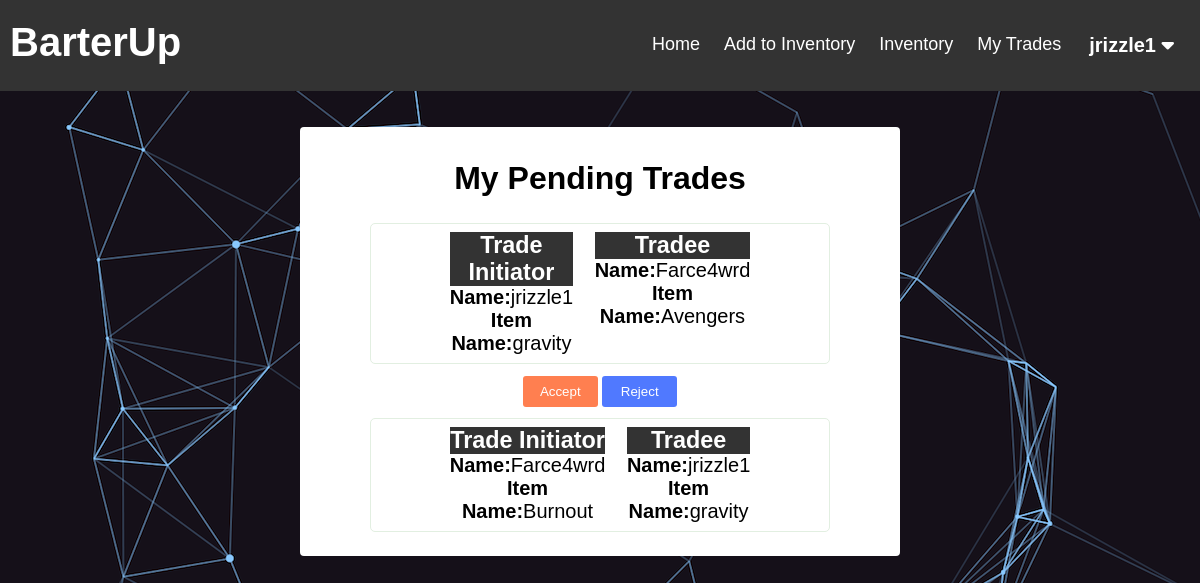
/BarterUp/myTrades.php (signed in), run on the app's committed database.
### tables this page shows
CREATE TABLE `user` (
  `user_id` bigint(20) UNSIGNED NOT NULL,
  `username` varchar(45) NOT NULL,
  `password` varchar(45) NOT NULL
);

CREATE TABLE `trades` (
  `trade_id` smallint(5) UNSIGNED NOT NULL,
  `item_id_initiator` smallint(5) UNSIGNED NOT NULL,
  `item_id_tradee` smallint(5) UNSIGNED DEFAULT NULL,
  `user_id_initiator` bigint(20) UNSIGNED NOT NULL,
  `user_id_tradee` bigint(20) UNSIGNED DEFAULT NULL
);

CREATE TABLE `item` (
  `item_id` smallint(5) UNSIGNED NOT NULL,
  `user_id` bigint(20) UNSIGNED NOT NULL,
  `category_id` bigint(20) UNSIGNED NOT NULL,
  `description` tinytext DEFAULT NULL,
  `item_condition` varchar(45) DEFAULT NULL,
  `item_name` varchar(45) NOT NULL
);

### BarterUp/functions.php (called while the page is built, shortened)
<?php
function check_login($con)
{
	if (isset($_SESSION['user_id'])) {
		$id = $_SESSION['user_id'];
		$query = "select * from user where user_id = '$id' limit 1";
		$result = mysqli_query($con, $query);
		if ($result && mysqli_num_rows($result) > 0) {
			$user_data = mysqli_fetch_assoc($result);
			return $user_data;
		}
	}
	die;
}

### BarterUp/myTrades.php (the view, shortened to what this page needs)
<?php
include("config.php");
include("functions.php");
$user_data = check_login($con);
?>
<!DOCTYPE html>
<html lang="en">
<head>
    <link rel="stylesheet" href="./myTrades.css?v=<?php echo time(); ?>">
</head>
<body>
    <?php include("./header.php"); ?>
    <div class="wrapper">
    <div class="page_name">
        <h1>My Pending Trades</h1>
    </div>
        <?php
        $query = "select * from trades";
        $result = mysqli_query($con, $query);
        if ($result && mysqli_num_rows($result) > 0) {
            while ($row = mysqli_fetch_assoc($result)) {
                if($row['user_id_initiator'] == $_SESSION['user_id'] || $row['user_id_tradee'] == $_SESSION['user_id']){
                    $query1 = "select user.user_id as initiatorId, user.username as initiator, item.item_name as initiator_item
                    FROM trades, user, item
                    where user.user_id =" . $row['user_id_initiator'] . "
                    and item.item_id = " . $row['item_id_initiator'] . "";
                    $result1 = mysqli_query($con, $query1);
                    if ($result1 && mysqli_num_rows($result1) > 0) {
                        $row1 = mysqli_fetch_assoc($result1);
                        echo '
                        <ul class="list-view">
                            <li class="trader">
                                <h3 class="title">Trade Initiator</h3>
                                <p class="initiator-name"><b>Name:</b>' . $row1['initiator'] . '</p>
                                <p class="initiator-item"><b>Item Name:</b>' . $row1['initiator_item'] . '</p>
                            </li>';
                    }
                    $query2 = "select user.user_id as tradeeId, user.username as tradee, item.item_name as tradee_item
                    FROM trades, user, item
                    where user.user_id =" . $row['user_id_tradee'] . "
                    and item.item_id = " . $row['item_id_tradee'] . "";
                    $result2 = mysqli_query($con, $query2);
                    if ($result2 && mysqli_num_rows($result2) > 0) {
                        $row2 = mysqli_fetch_assoc($result2);
                        echo '
                            <li class="tradee">
                                <h3 class="title">Tradee</h3>
                                <p class="tradee-name"><b>Name:</b>'.$row2['tradee'].'</p>
                                <p class="tradee-item"><b>Item Name:</b>'.$row2['tradee_item'].'</p>
                            </li>
                        </ul>';
                        if($row['user_id_initiator'] == $_SESSION['user_id'])    {
                        echo '
                        <form method="post" action="">
                            <input class="accept-button" type="submit" name="trade_accept_'.$row['trade_id'].'" class="btn btn-primary" value="Accept">
                            <input class="reject-button" type="submit" name="trade_reject_'.$row['trade_id'].'" class="btn btn-primary" value="Reject">
                        </form>';
                    }
                    }
                }
            }
        }
        ?>
    </div>
</body>
</html>

### BarterUp/header.php (shortened to what this page needs)
<!DOCTYPE html>
<html lang="en">
<head>
  <link rel="stylesheet" href="./header.css?v=<?php echo time(); ?>">
</head>
<body>
  <div class="header-right">
    <div class="header">
      <p>BarterUp</p>
    </div>
    <div class="user-drop">
      <button class="user-dropbtn"><?php echo $user_data['username']; ?>
        <i class="fas fa-caret-down"></i>
      </button>
    </div>
    <a href="./myTrades.php">My Trades</a>
    <a href='./inventory.php'>Inventory</a>
    <a href='./addInventory.php'>Add to Inventory</a>
    <a href="./currentTrades.php">Home</a>
  </div>
</body>
</html>

### BarterUp/myTrades.css (style rules this page uses)
* { font-family: 'Montserrat', sans-serif; list-style: none; margin: 0; padding: 0; box-sizing: border-box; }
body { background: #ebecf1; }
h1 { text-align: center; }
.wrapper { background: white; width: 50%; text-align: center; margin: 3% auto 3% auto; padding: 1%; border-radius: 4px; }
.page_name { width: 100%; margin: 1% auto 0 auto; background: #fff; padding: 15px; border-radius: 2px; position: relative; }
.list-view { font-size: 20px; width: 80%; margin: 2% auto 2% auto; border: 1px solid #e2efe1; border-radius: 5px; }
.list-view li { display: inline-table; width: 30%; }
.list-view .title { background-color: #333; color: white; }
.list-view .trader, .list-view .tradee { padding: 8px; }
.accept-button { width: 75px; background: #FF7F50; color: #fff; border: none; border-radius: 3px; padding: 8px 5px; text-align: center; font-weight: 200; cursor: pointer; }
.reject-button { width: 75px; background: #5079ff; color: #fff; border: none; border-radius: 3px; padding: 8px 5px; text-align: center; font-weight: 200; cursor: pointer; }

### BarterUp/header.css (style rules this page uses)
body { background-image: url("backgroundstuff.png"); }
.header-right { overflow: hidden; background-color: #333; padding: 20px 10px; }
.header-right a { float: right; color: white; text-align: center; padding: 12px; text-decoration: none; font-size: 18px; line-height: 25px; border-radius: 4px; }
.user-drop { float: right; overflow: hidden; }
.user-drop .user-dropbtn { font-size: 20px; font-weight: 600; border: none; outline: none; color: white; padding: 14px 16px; background-color: inherit; font-family: inherit; margin: 0; }
.header { float: left; color: white; font-size: 40px; font-weight: 600; }

### data on the page
user: username "jrizzle1"
trades: user_id_initiator.username "jrizzle1", item_id_initiator.item_name "gravity", user_id_tradee.username "Farce4wrd", item_id_tradee.item_name "Avengers"
trades: user_id_initiator.username "Farce4wrd", item_id_initiator.item_name "Burnout", user_id_tradee.username "jrizzle1", item_id_tradee.item_name "gravity"
